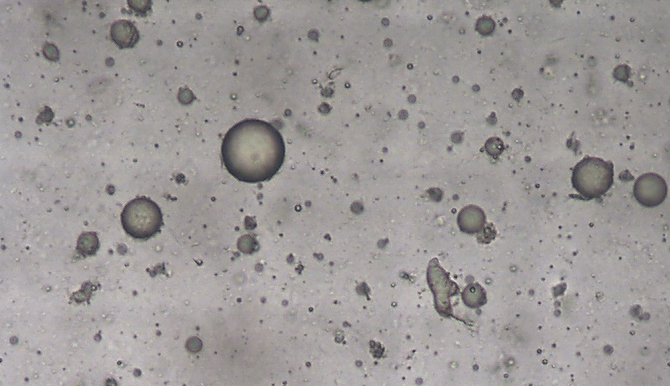
#> input picture data/images/zhifang_ball.png, 670 x 386 px
$ python day050.py
#> lines starting #> are read from the running program, lines starting #| are printed output that depends on the picture; after the words box and inside, x2 and y2 are one past the last pixel; in counts of white or black regions, pixels touching at a corner belong together
'''
Author       : Bingqiang Zhou
Date         : 2021-02-22 14:05:28
LastEditors  : Bingqiang Zhou
LastEditTime : 2021-02-22 15:11:29
Description  : 二值图像分析 – 矩形面积与弧长
    对图像二值图像的每个轮廓，我们可以计算轮廓的弧长与面积，
    根据轮廓的面积与弧长可以实现对不同大小对象的过滤，寻找到我们感兴趣的roi区域，这个也是图像二值分析的任务之一。
    OpenCV对轮廓点集计算面积的API函数如下
        double cv::contourArea(
        InputArray 	contour,
        bool oriented = false
        )
    计算轮廓的面积，其原理是基于格林公式。
    参数contour表示输入的轮廓点集
    参数oriented默认是false返回的面积是正数，如果方向参数为true表示会根据是顺时针或者逆时针方向返回正值或者负值面积。

        double cv::arcLength(
        InputArray curve,
        bool closed
        )
    计算轮廓曲线的弧长。
    参数curve表示输入的轮廓点集
    参数closed默认表示是否闭合区域
'''

import cv2 as cv
import numpy as np
import matplotlib.pyplot as plt

src = cv.imread("../data/images/zhifang_ball.png")
#> src is the input picture: shape (386, 670, 3); mean B, G, R 152.2, 153.2, 157.3

t = 80
binary = cv.Canny(src, t, t*2) # 边缘检测
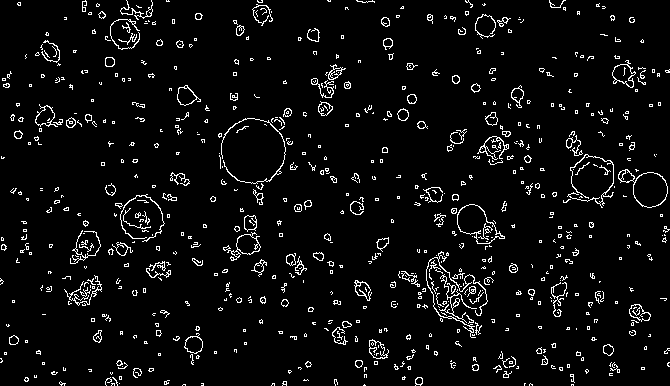
#> binary: shape (386, 670); 5.1% white in thin lines or dots
k = np.ones((3, 3), dtype=np.uint8)
# 膨胀，最大值滤波，卷积核与图像做卷积，即计算卷积核覆盖的区域的像素点的最大值，并把这个最大值赋值给参考点指定的像素
binary = cv.morphologyEx(binary, cv.MORPH_DILATE, k)
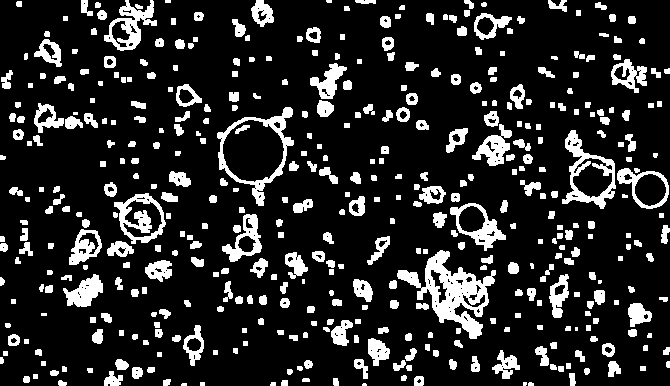
#> binary: shape (386, 670); 15.8% white; 440 white regions (10 under 20 px)

temp1 = src.copy()
temp2 = src.copy()
# 发现轮廓
contours, hierarchy = cv.findContours(binary, cv.RETR_TREE, cv.CHAIN_APPROX_SIMPLE)
#> contours = 623 contours, 244 with area under 20; largest, box (x1, y1, x2, y2) and area: (217, 107, 294, 206) 4118, (397, 250, 496, 339) 3284, (222, 119, 285, 183) 2929, (562, 130, 616, 209) 2218, (114, 193, 166, 244) 1710
# print(hierarchy, hierarchy.shape)
for c in range(len(contours)):
    # 绘制轮廓，每次画轮廓中的第c个
    cv.drawContours(src, contours, c, (0, 0, 255), 2, cv.LINE_8)
    # cv.drawContours(src, contours, c, (0, 0, 255), cv.FILLED, cv.LINE_8)

    # 跳过绘制子层结构
    if hierarchy[0][c][3] != -1:
        continue
    area = cv.contourArea(contours[c]) # 计算轮廓区域面积
    arc = cv.arcLength(contours[c], True) # 计算轮廓弧长
    # 跳过绘制面积小于100、或者弧长小于100的轮廓
    if area < 100 or arc < 100:
        continue
    cv.drawContours(temp1, contours, c, (0, 0, 255), 2, cv.LINE_8)
    rect = cv.minAreaRect(contours[c]) # 获取轮廓最小外接矩形
    cx, cy = rect[0] # 获取中心坐标
    box = cv.boxPoints(rect) # 通过矩形的左上角和高宽获得矩形的四个点的坐标
    box = np.int0(box) # int0是intp的别名（alias），根据32位、64位机器对应int32、int64
    cv.drawContours(temp2, [box], 0, (0, 0, 255), 2, cv.LINE_8) # 绘制矩形框
    cv.circle(temp2, (int(cx), int(cy)), 5, (0, 0, 255), cv.FILLED) # 绘制中心点
#> this loop made 623 passes
#> (area, arc) on passes 7 to 9: (28.5, 21.41), (30.5, 23.07), (34.5, 24.24)
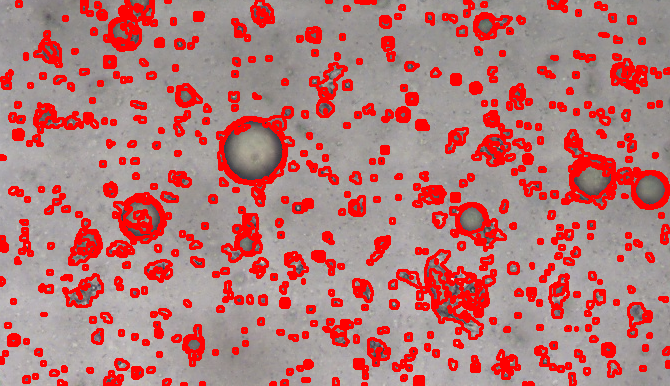
#> src: shape (386, 670, 3); mean B, G, R 121.9, 122.7, 180.2
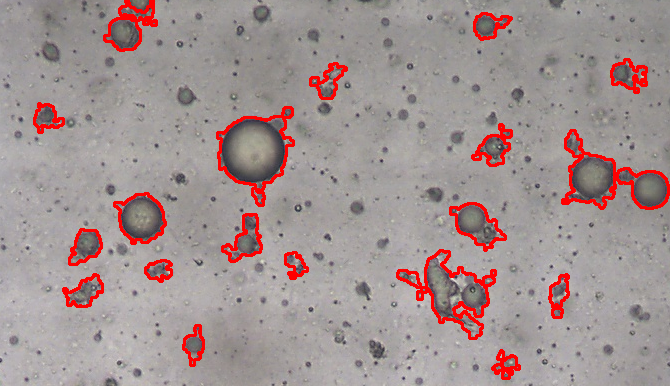
#> temp1: shape (386, 670, 3); 4.58% of pixels changed, all inside (x1, y1, x2, y2) = (33, 0, 670, 380)
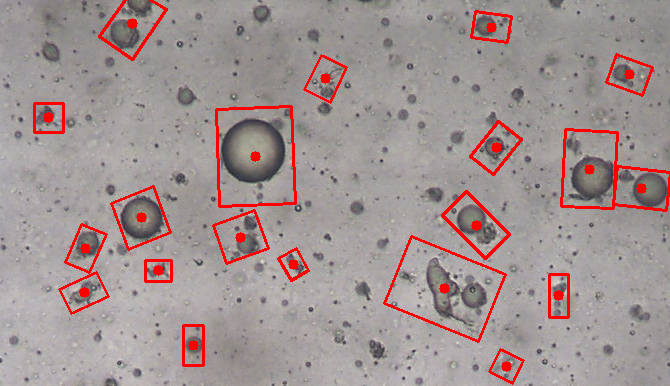
#> temp2: shape (386, 670, 3); 4.26% of pixels changed, all inside (x1, y1, x2, y2) = (33, 0, 670, 385)


# 可视化
rows = 2
cols = 2
images = [binary, src, temp1, temp2]
titles = ["binary image", "all", "part", "part rect"]
plt.figure(figsize=(cols * 4, rows * 3)) # Width, height in inches.
for index, image in enumerate(images):
    plt.subplot(rows, cols, index + 1)
    if index >= len(titles):
        plt.title("image")
    else:
        plt.title(titles[index])
    plt.axis("off")
    if image.ndim > 2:
        plt.imshow(image[:, :, ::-1])
    else:
        plt.imshow(image, cmap="gray")
#> this loop made 4 passes
plt.show()
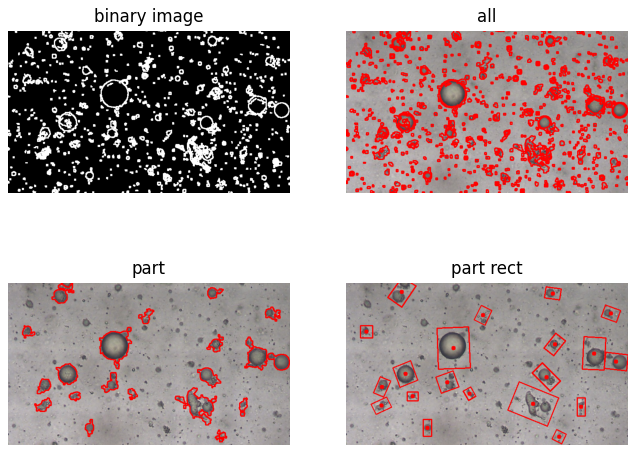
#> figure drawn by matplotlib, 4 panels
